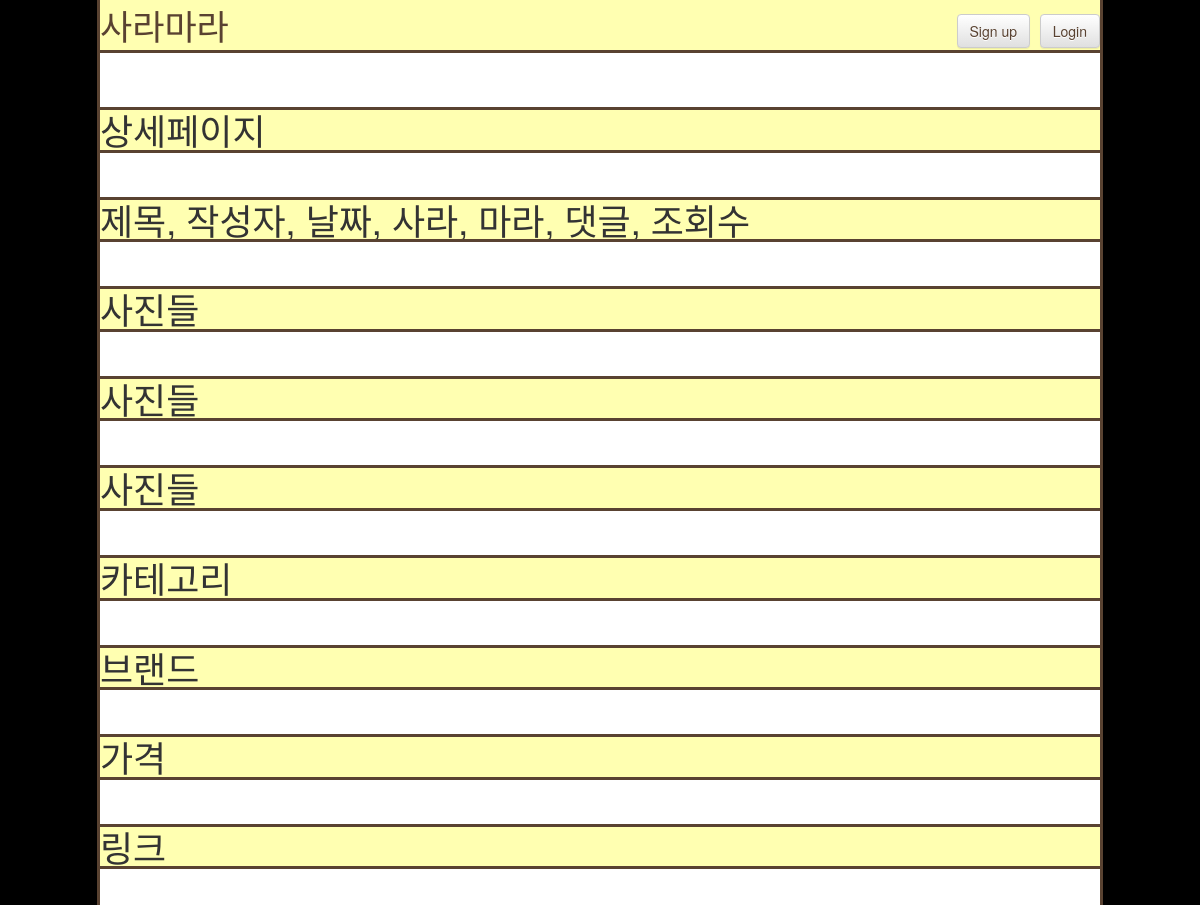
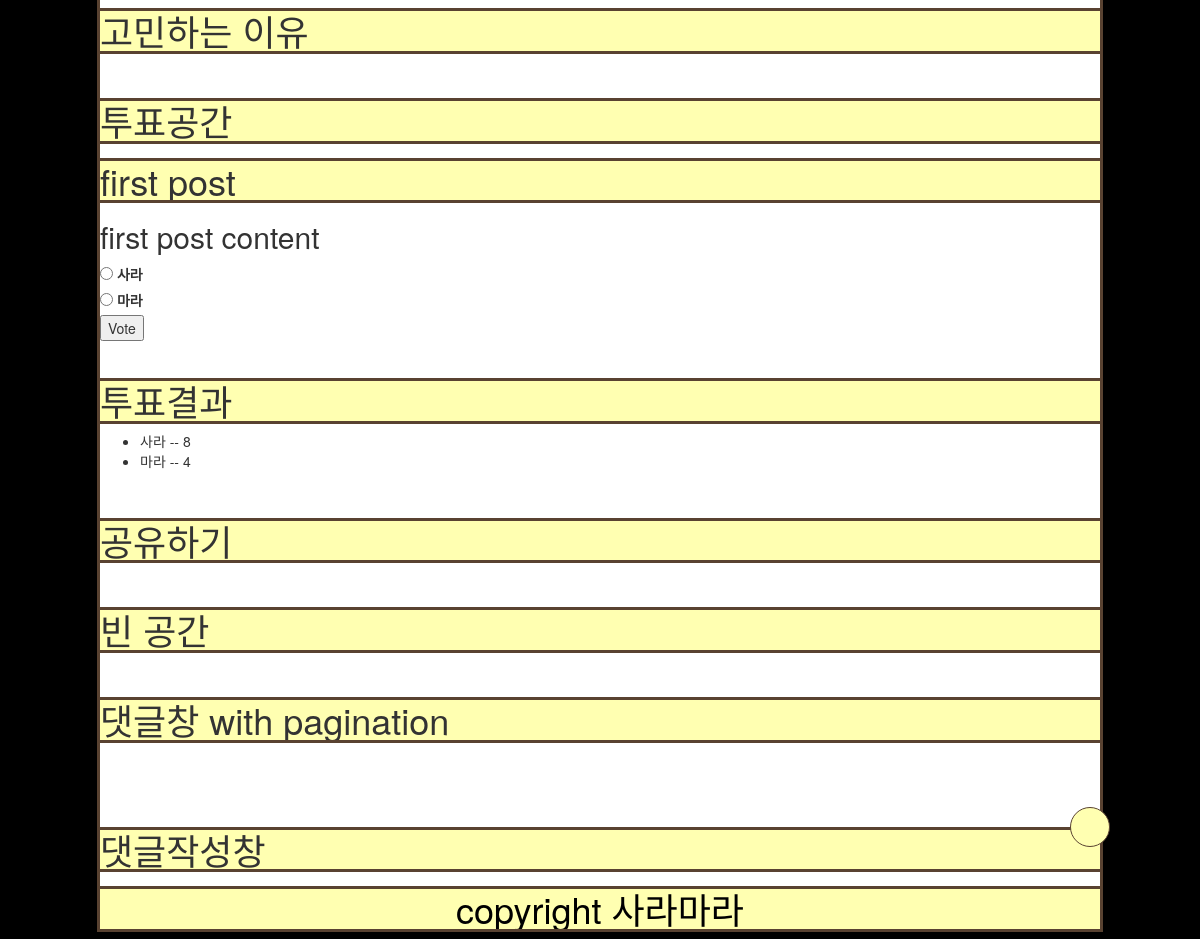
The app's page /posts/1/ with its own data (2 pictures, top to bottom).
### posts/models.py (models this page shows, shortened)
class Post(models.Model):
    author = models.ForeignKey(
        settings.AUTH_USER_MODEL, on_delete=models.CASCADE)  # 추천!
    title = models.CharField(max_length=128)
    content = models.TextField()
    price = models.CharField(max_length=128, default='NA', null=True)
    brand = models.CharField(max_length=128, default='NA', null=True)
    link = models.CharField(max_length=128, default='NA', null=True)
    pup_date = models.DateTimeField(auto_now_add=True,
                                    verbose_name='date published')
    CATEGORY_CHOICES = (
        ('상의', '상의'),
        ('하의', '하의'),
        ('신발', '신발'),
        ('기타', '기타'),
    )
    category = models.CharField(
        max_length=128, choices=CATEGORY_CHOICES, default='상의', null=False)

class Choice(models.Model):
    post = models.ForeignKey(Post, on_delete=models.CASCADE)
    choice_text = models.CharField(max_length=200, default=["사라", "마라"])
    votes = models.IntegerField(default=0)

### posts/views.py (the view)
# urls.py: path('<int:pk>/', views.DetailView.as_view(), name='detail'),
class DetailView(generic.DeleteView):
    model = Post
    template_name = 'posts/detail.html'

### posts/templates/posts/detail.html (shortened to what this page needs)
{% extends 'posts/base.html' %} {% block content %}
<br />
<h1>상세페이지</h1>
<br />
<div>
  <h1>제목, 작성자, 날짜, 사라, 마라, 댓글, 조회수</h1>
</div>
<br />
<div>
  <h1>사진들</h1>
  <br />
  <h1>사진들</h1>
  <br />
  <h1>사진들</h1>
  <br />
  <h1>카테고리</h1>
  <br />
  <h1>브랜드</h1>
  <br />
  <h1>가격</h1>
  <br />
  <h1>링크</h1>
  <br />
  <h1>고민하는 이유</h1>
  <br />
  <h1>투표공간</h1>
  <h1>{{ post.title }}</h1>
  <h2>{{ post.content }}</h2>
  <form action="{% url 'posts:vote' post.id %}" method="post">
    {% csrf_token %} {% for choice in post.choice_set.all %}
    <input
      type="radio"
      name="choice"
      id="choice{{ forloop.counter }}"
      value="{{ choice.id }}"
    />
    <label for="choice{{ forloop.counter }}">{{ choice.choice_text }}</label
    ><br />
    {% endfor %}
    <input type="submit" value="Vote" />
  </form>
  <br />
  <h1>투표결과</h1>
  <ul>
    {% for choice in post.choice_set.all %}
    <li>
      {{ choice.choice_text }} -- {{ choice.votes }}
    </li>
    {% endfor %}
  </ul>
  <br />
  <h1>공유하기</h1>
</div>
<br />
<div>
  <h1>빈 공간</h1>
</div>
<br />
<div>
  <h1>댓글창 with pagination</h1>
  <br />
  <br />
  <br />
  <h1>댓글작성창</h1>
</div>
{% endblock %}

### posts/static/posts/style.css (style rules this page uses)
body { display: block; margin: 1%; background-color: #000000; }
h1 { outline-style: solid; outline-color: #594231; background-color: #ffffb1; display: block; font-size: 2em; margin: 0 auto; }

### records on screen
Post: title "first post", content "first post content"
Choice: choice_text "사라", votes "8"
Choice: choice_text "마라", votes "4"
